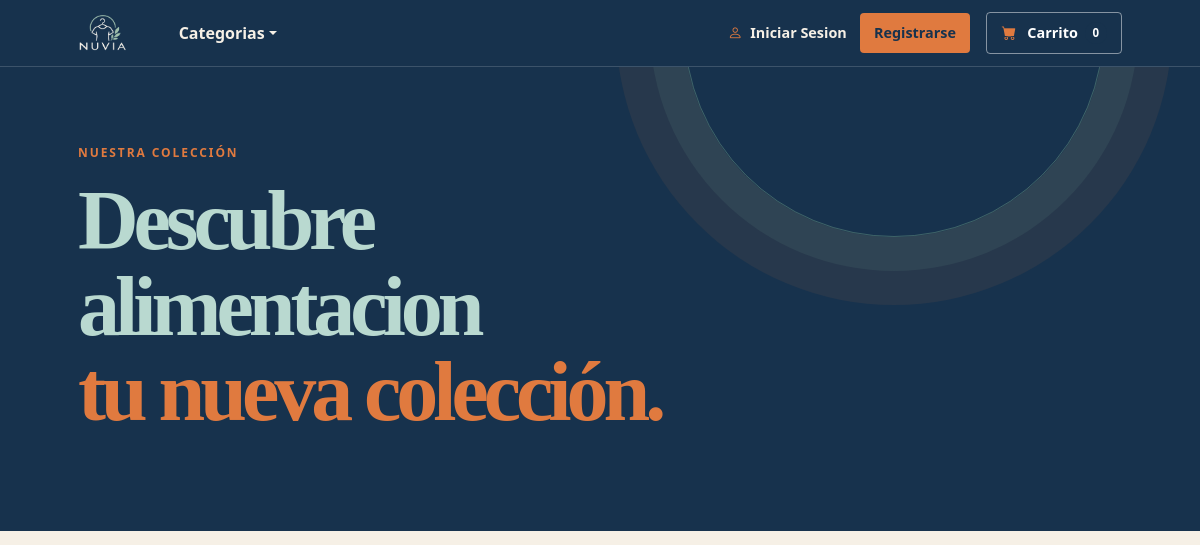
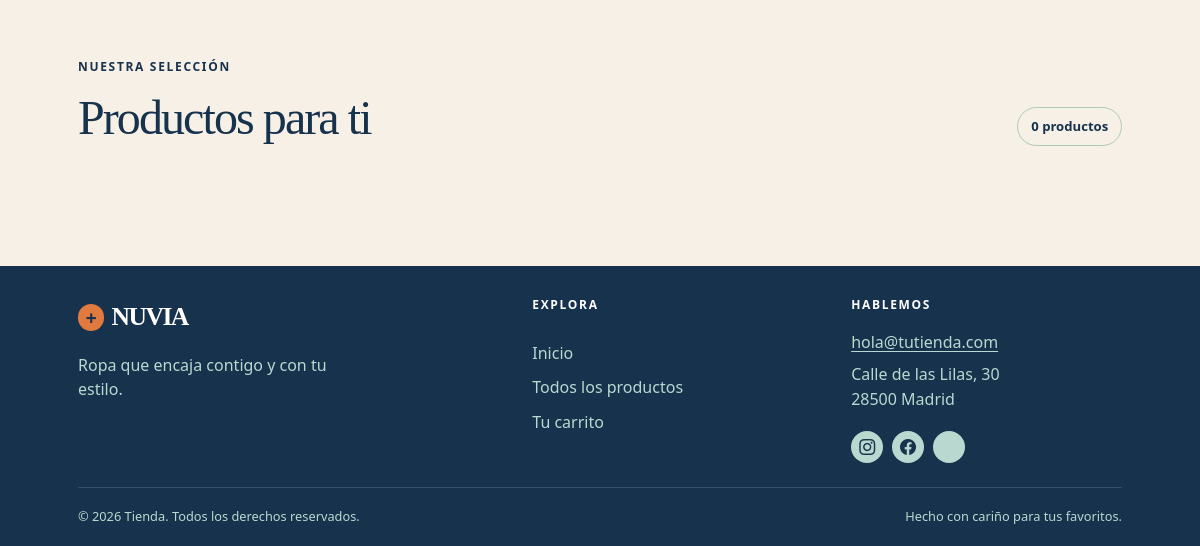
/categoria.php?idcat=3, run on an earlier commit of the app's database (2 pictures, top to bottom).
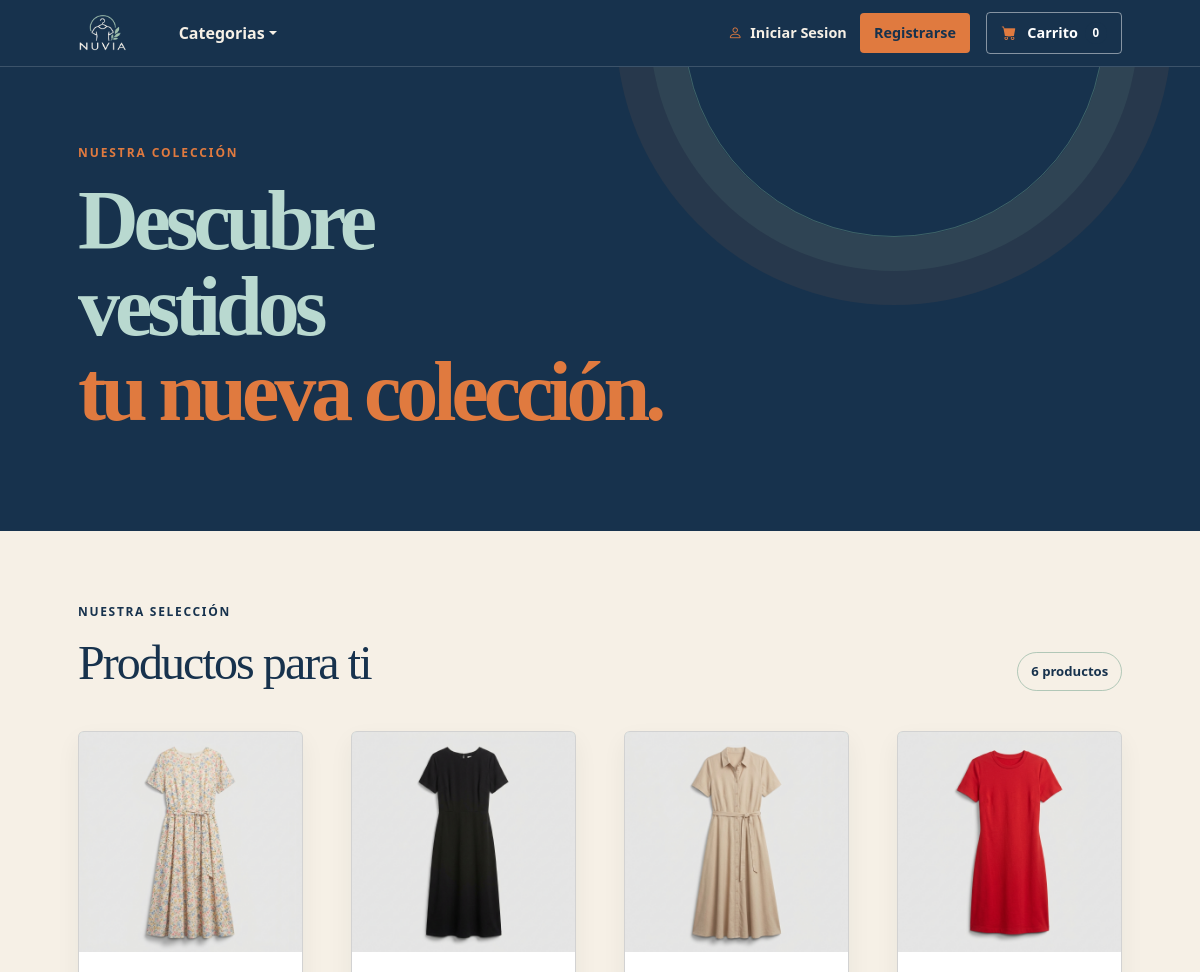
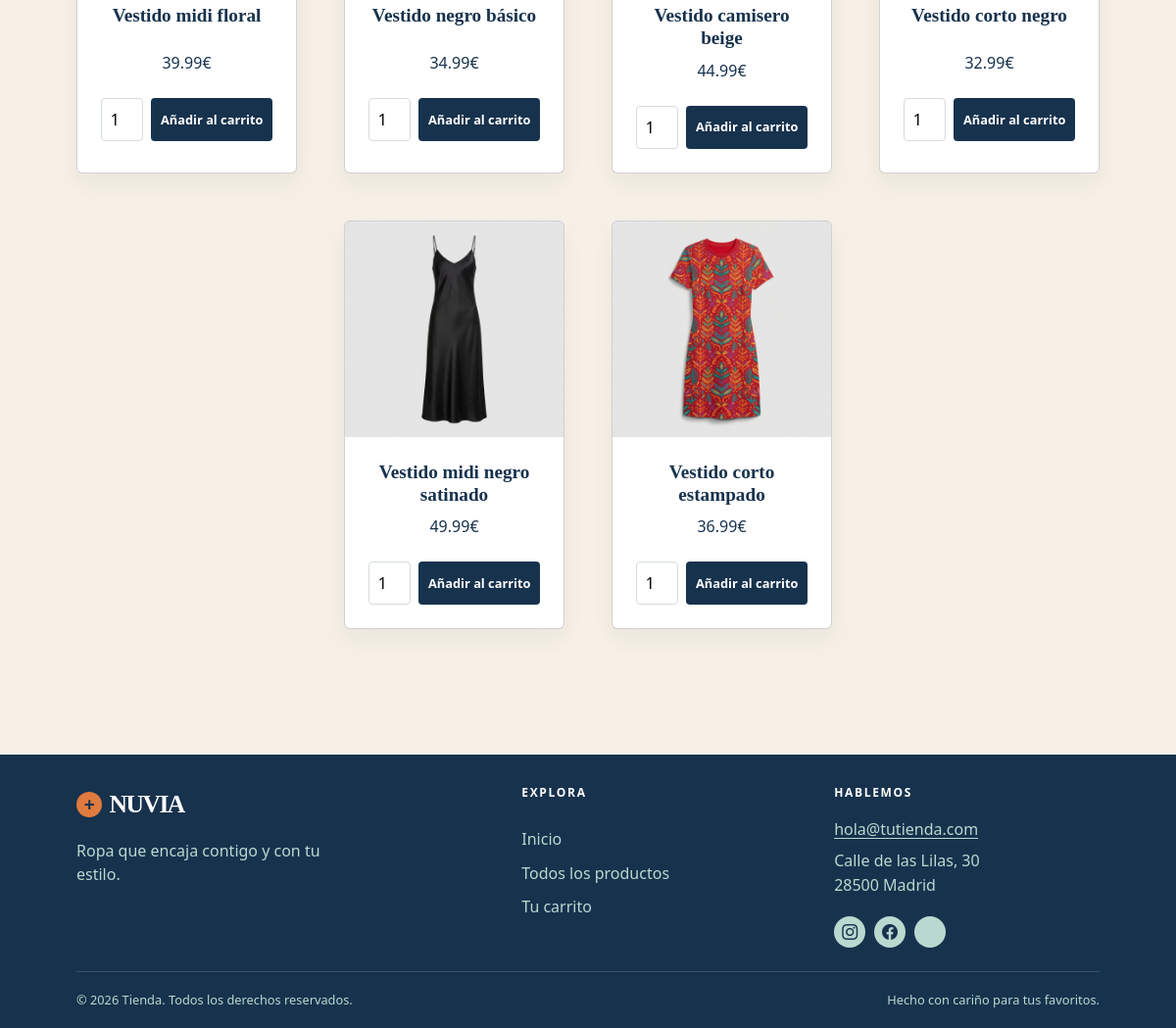
And on a later commit of the database (2 pictures, top to bottom).
### tables this page shows
CREATE TABLE `Categorias` (
  `id_cat` int(11) NOT NULL,
  `nombre` varchar(100) NOT NULL,
  PRIMARY KEY (`id_cat`)
);

CREATE TABLE `Productos` (
  `ID` int(11) NOT NULL,
  `nombre` varchar(150) NOT NULL,
  `Precio` decimal(10,2) NOT NULL,
  `Stock` int(11) NOT NULL,
  `Imagen` varchar(255) DEFAULT NULL,
  `Descripcion` text DEFAULT NULL,
  `Ventas` int(11) DEFAULT 0,
  `id_cat` int(11) NOT NULL,
  PRIMARY KEY (`ID`),
  KEY `id_cat` (`id_cat`),
  CONSTRAINT `Productos_ibfk_1` FOREIGN KEY (`id_cat`) REFERENCES `Categorias` (`id_cat`)
);

### inicio.php (called while the page is built, shortened)
<?php
include_once("funciones.php");
include_once("funcionesextra.php");
$bbdd = new db("127.0.0.1",3306,"Tienda1","tienda","tienda123");
?>

### funciones.php (called while the page is built, shortened)
<?php
class db{
public $pdo;
public function __construct($host,$port,$db,$user,$pass) {
        $this->pdo = new PDO("mysql:host=".$host.";port=".$port.";dbname=".$db.";charset=utf8", $user, $pass);
    }
function obtenercat($idcat){
    $sentencia="SELECT * FROM Categorias WHERE id_cat=:id_cat";
    $ejecucion=$this->pdo->prepare($sentencia);
    $ejecucion->execute([
        ":id_cat" => $idcat
    ]);
    $fila=$ejecucion->fetch(PDO::FETCH_ASSOC);
    return $fila;
}
function obtenerproductos($idcat){
    $sentencia="SELECT * FROM Productos WHERE id_cat=:id_cat";
    $ejecucion=$this->pdo->prepare($sentencia);
    $ejecucion->execute([
        ":id_cat" => $idcat
    ]);
    $fila=$ejecucion->fetchAll(PDO::FETCH_ASSOC);
    return $fila;
}
}
?>

### funcionesextra.php (the view, shortened to what this page needs)
<?php
function mostrarproducto($valor){
        if($valor["Imagen"]!=""){
            $img="<img class='card-img-top' src='img/".$valor['Imagen']."'>";
        }else{
            $img="";
        }
    return "<div class='col mb-5'>
                <div class='card product-card h-100'>
                    <a class='product-card__link' href='producto.php?id=".$valor['ID']."'>"
                    .$img."
                    <div class='card-body p-4'>
                        <div class='text-center'>
                            <h5 class='fw-bolder product-card__title'>".$valor['nombre']."</h5>
                            ".$valor["Precio"]."€
                        </div>
                    </div>
                    </a>
                    ".mostraranadircarrito($valor)."
                </div>
            </div>";
}
function mostraranadircarrito($valor){
    if($valor['Stock']>0){
        return "<div class='product-card__cart text-center'>
            <form method='POST' action='".$_SERVER["PHP_SELF"]."'>
            <input class='product-card__quantity' type='number' name='cantidad' value='1' min='1'>
                <input type='hidden' name='idpro' value='".$valor['ID']."'>
            <input class='product-card__submit' type='submit' value='Añadir al carrito' name='anadirpro'></input>
            </form>
            </div>";
    }
}
?>

### categoria.php
<?php
include_once("inicio.php");
if(isset($_GET["idcat"])){
    $idcat=$_GET["idcat"];
    $productos=$bbdd->obtenerproductos($idcat);
    $categoria=$bbdd->obtenercat($idcat);
    $nombreCategoria=$categoria["nombre"];
}else{
    $productos=$bbdd->mostrarprodycat();
    $nombreCategoria="todos nuestros productos";
}
$nombreCategoria=htmlspecialchars(strtolower($nombreCategoria), ENT_QUOTES, "UTF-8");
require_once("cabecera.php");
?>
        <header class="category-hero">
    <div class="container px-4 px-lg-5">
        <div class="category-hero__content">
            <p class="category-hero__eyebrow">Nuestra colección</p>
            <h1>
                <span class="category-hero__discover">Descubre<br><?= $nombreCategoria === "todos nuestros productos" ? "todos" : $nombreCategoria ?></span><br>
                <em><?= $nombreCategoria === "todos nuestros productos" ? "nuestros productos." : "tu nueva colección." ?></em>
            </h1>
        </div>
    </div>
</header>
        <section class="category-products">
            <div class="container px-4 px-lg-5">
                <div class="category-products__heading">
                    <div>
                        <p class="section-kicker">Nuestra selección</p>
                        <h2>Productos para ti</h2>
                    </div>
                    <span class="category-products__count"><?=count($productos)?> productos</span>
                </div>
                <div class="row gx-4 gx-lg-5 row-cols-2 row-cols-md-3 row-cols-xl-4 justify-content-center">
                    <?php
                    foreach($productos as $valor){
                        echo mostrarproducto($valor);
                    }
                    ?>
                </div>
            </div>
        </section>
        <?php
        include_once("pie.php");
        ?>
    </body>
</html>

What changed in the data, as far as the page shows it:
changed categorias: nombre "alimentacion" → "vestidos"
added productos: Imagen (picture), nombre "Vestido midi floral", Precio "39.99"
added productos: Imagen (picture), nombre "Vestido negro básico", Precio "34.99"
added productos: Imagen (picture), nombre "Vestido camisero beige", Precio "44.99"
added productos: Imagen (picture), nombre "Vestido corto negro", Precio "32.99"
added productos: Imagen (picture), nombre "Vestido midi negro satinado", Precio "49.99"
added productos: Imagen (picture), nombre "Vestido corto estampado", Precio "36.99"
Also different on the page:
count($productos): "0" → "6"
